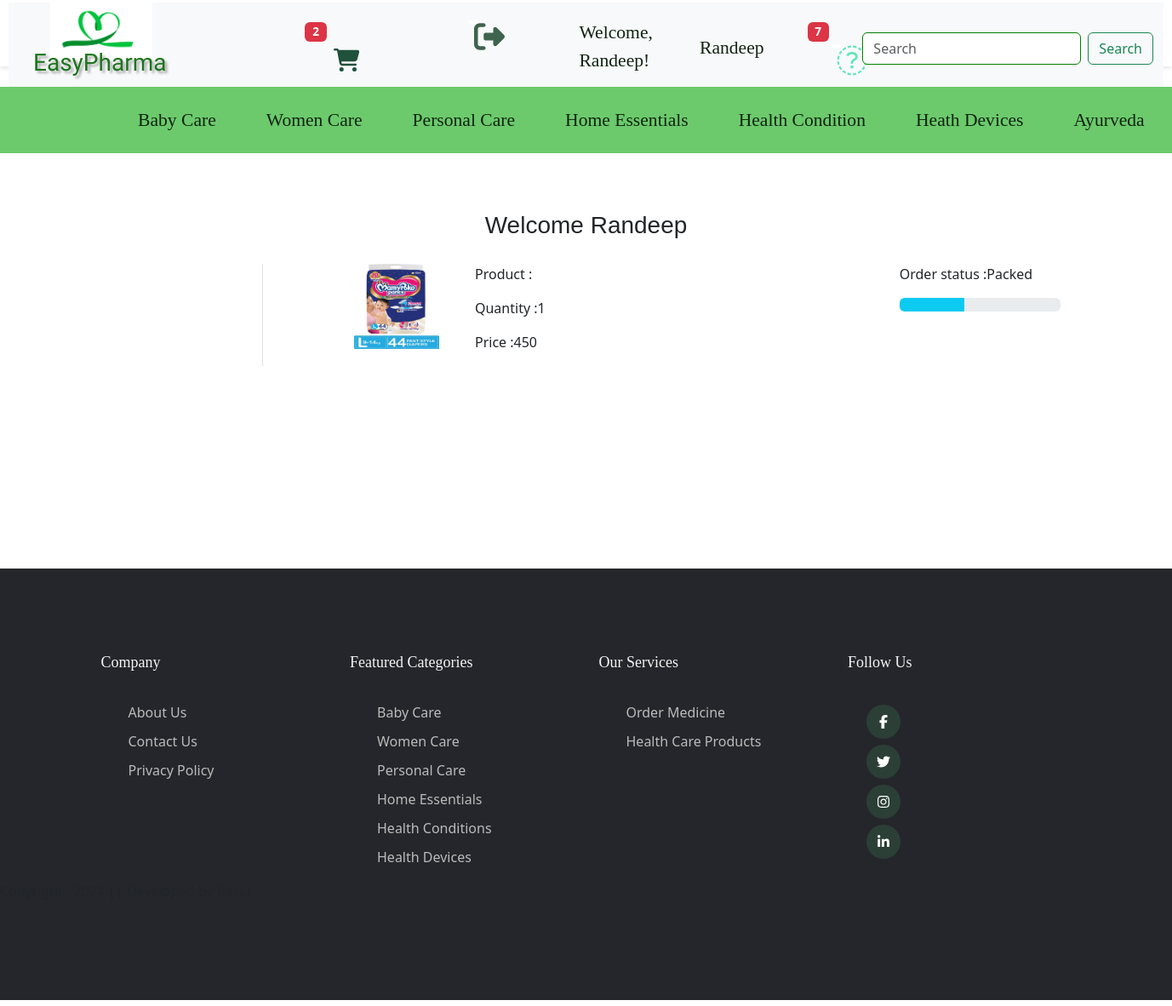
Screenshot of /orders/ (signed in) with the database file from the repository.
### app1/models.py (models this page shows, shortened)
class UserRegisterModel(AbstractUser):
    phone = models.CharField(max_length=13)
    usertype = models.CharField(max_length=10,null=True)

class OrderPlaced(models.Model):
    user=models.ForeignKey(UserRegisterModel,on_delete=models.CASCADE)
    Customer=models.ForeignKey(Customer,on_delete=models.CASCADE)
    product=models.ForeignKey(Products,on_delete=models.CASCADE)
    quantity=models.PositiveIntegerField(default=1)
    ordered_date=models.DateTimeField(auto_now_add=True)
    status=models.CharField(max_length=50,choices=STATUS_CHOICES,default='Pending')
    payment=models.ForeignKey(Payment,on_delete=models.CASCADE,default="")
    @property
    def total_cost(self):
        return self.quantity * self.product.selling_price

class Products(models.Model):
    product_name=models.CharField(max_length=100,unique=True)
    category=models.ForeignKey(Categories,on_delete=models.CASCADE)
    price=models.PositiveIntegerField()
    selling_price=models.PositiveIntegerField(null=True)
    image=models.ImageField(upload_to="image",null=True)
    brand=models.CharField(max_length=250,null=True)
    description=models.CharField(max_length=250,null=True)

### app1/views.py (the view)
# urls.py: path('orders/',views.orders,name='orders'),
def orders(request):
    totalitem=0
    wishitem=0
    if request.user.is_authenticated:
        totalitem=len(Cart.objects.filter(user=request.user))
        wishitem=len(Wishlist.objects.filter(user=request.user))
    order_placed=OrderPlaced.objects.filter(user=request.user)
    return render(request,'orders.html',locals())

### app1/templates/orders.html (shortened to what this page needs)
{% extends 'base2.html' %}
{% load static %}
{% block maincontent %}
<div class="container my-5">
    <div class="row">
    <h3>Welcome <span class="text-capitalize">{{request.user.first_name}}</span></h3>
        <div class="col-sm-2 border-end">
        </div>
        <div class="col-sm-9 offset-sm-1">
            {%for op in order_placed%}
            <div class="row">
                <div class="col-sm-2">
                    <img src="{{op.product.image.url}}" class="img_fluid" height="100" width="100"/>
                </div>
                <div class="col-sm-7">
                    <p>Product :{{op.product_name}}</p>
                    <p>Quantity :{{op.quantity}}</p>
                    <p>Price :{{op.total_cost}}</p>
                </div>
                <div class="col-sm-3">
                    <p>Order status :{{op.status}}</p>
                    {% if op.status == 'Packed'%}
                    <div class="progress">
                        <div class="progress-bar bg-info" role="progressbar" style="width: 40%" aria-valuenow="40" aria-valuemin="0" aria-valuemax="100"></div>
                    </div>
                    {%endif%}
                </div>
            </div>
            {%endfor%}
        </div>
    </div>
</div>
{% endblock maincontent %}

### app1/templates/base2.html (shortened to what this page needs)
{% load static %}
<!DOCTYPE html>
<html lang="en">
<head>
    <link rel="stylesheet" type="text/css" href="{% static 'css/style.css' %}">
    <link href="https://cdn.jsdelivr.net/npm/bootstrap@5.3.2/dist/css/bootstrap.min.css" rel="stylesheet"
>
</head>
<body>
  <div class="top">
    <nav class="navbar navbar-expand-lg navbar-dark bg-body-tertiary">
        <div class="container-fluid">
        <a class="navbar-brand" href="#">  <img src="{% static 'images/logo.png' %}" width="200" height="200" alt="EasyPharma Logo" class="logomedical">
            <h2 style=" font-family: Sofia, sans-serif;
            font-size: 28px;margin-top: -18px;color: rgb(30, 117, 30);
            text-shadow: 3px 3px 3px #ababab;padding-left: 17px;" >EasyPharma</h2></a>
        <div class="collapse navbar-collapse" id="navbarScroll">
          <ul class="navbar-nav me-auto my-2 my-lg-0 navbar-nav-scroll" style="--bs-scroll-height: 100px;">
          <div>
              <div class="row row-cols-8">
                  <div class="col">
          {%if not request.user.is_authenticated%}
          <li class="nav-item">
              <a class="nav-link" href="#"><button type="button" class="join" data-bs-toggle="modal" data-bs-target="#exampleModal" data-bs-whatever="@getbootstrap" style="background-color: white;">  <i class="fa-solid fa-user-plus fa-xl" style="color: #1f5120;"></i></button></a>
          </li>
          </div>
          <div class="col">
          </div>
          <div class="col">
          <li class="nav-item">
              <a class="nav-link" href="{% url 'loginpage' %}"> <button type="button" class="join1" data-bs-whatever="@getbootstrap" style="background-color: white;" > <i class="fa-solid fa-user fa-xl" style="color: #1f5120;"></i></button></a>
          </li>
          </div>
          <div class="col">
          {%else%}
          <li class="nav-item mx-2">
            <span class="badge bg-danger">{% if totalitem > 0 %} {{totalitem}}{%endif%}</span>
              <a class="nav-link" href="{% url 'showcart'%}"> <button type="button" class="join1" data-bs-whatever="@getbootstrap" style="background-color: white;" > <i class="fa-solid fa-cart-shopping fa-xl" style="color: #1f513b;"></i></button></a>
          </li>
          </div>
          <div class="col">
          <li class="nav-item">
              <a class="nav-link" href="{% url 'logout'%}"> <button type="button" class="join1" data-bs-whatever="@getbootstrap" style="background-color: white;" > <i class="fa-solid fa-right-from-bracket fa-2xl" style="color: #3f644d;"></i></button></a>
          </li>
          </div>
          <div class="col" style="color: rgb(16, 35, 16); font-weight: 500; font-style: normal;font-size: larger;font-family: Georgia;">
            <li class="nav-item">
              {% if request.user.is_authenticated %}
                  Welcome, {{ request.user.first_name }}!
              {% else %}
                  Welcome, guest!
              {% endif %}
            </li>
          </div>
            </div>
            </div>
              <div class="col" style="margin-top: 10px;">
                <li class="nav-item dropdown">
                  <a class="nav-link dropdown-toggle" style="color: rgb(16, 35, 16); font-weight: 500; font-style: normal;font-size: larger;font-family: Georgia;" href="#" role="button" data-bs-toggle="dropdown"
                      aria-expanded="false">
                      {{ request.user.first_name }}
                  </a>
              </li>
              </div>
              <li class="nav-item">
                <span class="badge bg-danger">{% if wishitem > 0 %} {{wishitem}}{%endif%}</span>
                  <a class="nav-link" href="{%url 'showwishlist'%}"> <button type="button" class="join1" data-bs-whatever="@getbootstrap" style="background-color: white;" > <i class="fa-sharp fa-solid fa-heart fa-2xl" style="color: #63E6BE;"></i></button></a>
              </li>
            </ul>
            {%endif%}
          <br>
            <form class="d-flex" role="search" action="/search">
            <input class="form-control me-2" style="border-color: green;" type="search" placeholder="Search" aria-label="Search">
            <button class="btn btn-outline-success" type="submit">Search</button>
            </form>
        </div>
        </div>
    </nav>
</div>
    <br>
    <nav class="navbar navbar-expand-lg" style="background-color: rgb(108, 202, 108);">
        <div class="collapse navbar-collapse" id="navbarSupportedContent">
            <ul class="navbar-nav me-auto mb-2 mb-lg-0">
                <li class="nav-item dropdown">
                    <a class="nav-link dropdown-toggle" style="color: rgb(16, 35, 16); font-weight: 500; font-style: normal;font-size: larger;font-family: Georgia;" href="#" role="button" data-bs-toggle="dropdown"
                        aria-expanded="false">
                        Baby Care
                    </a>
                </li>
                <li class="nav-item dropdown">
                    <a class="nav-link dropdown-toggle" style="font-family: Georgia;color: rgb(16, 35, 16); font-weight: 500; font-style: normal;font-size: larger;" href="#" role="button" data-bs-toggle="dropdown"
                        aria-expanded="false">
                        Women Care
                    </a>
                </li>
                <li class="nav-item dropdown">
                    <a class="nav-link dropdown-toggle" style="font-family: Georgia;color: rgb(16, 35, 16); font-weight: 500; font-style: normal;font-size: larger;" href="#" role="button" data-bs-toggle="dropdown"
                        aria-expanded="false">
                        Personal Care
                    </a>
                </li>
                <li class="nav-item dropdown">
                    <a class="nav-link dropdown-toggle" style="font-family: Georgia;color: rgb(16, 35, 16); font-weight: 500; font-style: normal;font-size: larger;" href="#" role="button" data-bs-toggle="dropdown"
                        aria-expanded="false">
                        Home Essentials
                    </a>
                </li>
                <li class="nav-item dropdown">
                    <a class="nav-link dropdown-toggle" style="font-family: Georgia;color: rgb(16, 35, 16); font-weight: 500; font-style: normal;font-size: larger;" href="#" role="button" data-bs-toggle="dropdown"
                        aria-expanded="false">
                        Health Condition
                    </a>
                </li>
                <li class="nav-item dropdown">
                  <a class="nav-link dropdown-toggle" style="font-family: Georgia;color: rgb(16, 35, 16); font-weight: 500; font-style: normal;font-size: larger;" href="#" role="button" data-bs-toggle="dropdown"
                      aria-expanded="false">
                      Heath Devices
                  </a>
              </li>
              <li class="nav-item dropdown">
                <a class="nav-link dropdown-toggle" style="font-family: Georgia;color: rgb(16, 35, 16); font-weight: 500; font-style: normal;font-size: larger;" href="#" role="button" data-bs-toggle="dropdown"
                    aria-expanded="false">
                    Ayurveda
                </a>
            </li>
            </ul>
        </div>
</nav>
{%block maincontent %}{%endblock maincontent%}
<div class="footr">
  <footer class="footer">
    <div class="container">
      <div class="row">
        <div class="footer-col">
          <h4>Company</h4>
          <ul>
            <li><a href="{% url 'about' %}">About us</a></li>
            <li><a href="{% url 'contact' %}">Contact us</a></li>
            <li><a href="#">privacy policy</a></li>
          </ul>
        </div>
        <div class="footer-col">
          <h4>Featured Categories</h4>
          <ul>
            <li><a href="#">Baby Care</a></li>
            <li><a href="#">Women Care</a></li>
            <li><a href="#">Personal Care</a></li>
            <li><a href="#">Home Essentials</a></li>
            <li><a href="#">Health Conditions</a></li>
          <li><a href="#">Health Devices</a></li>
          </ul>
        </div>
        <div class="footer-col">
          <h4>Our Services</h4>
          <ul>
            <li><a href="#">Order Medicine</a></li>
            <li><a href="#">Health Care Products</a></li>
          </ul>
        </div>
        <div class="footer-col">
          <h4>follow us</h4>
          <div class="social-links">
            <a href="#"><i class="fab fa-facebook-f"></i></a>
            <a href="#"><i class="fab fa-twitter"></i></a>
            <a href="#"><i class="fab fa-instagram"></i></a>
            <a href="#"><i class="fab fa-linkedin-in"></i></a>
          </div>
        </div>
      </div>
    </div>
    <p> Copyright : 2024 || Developed by Rithu</p>
 </footer>
</div>
</body>
</html>

### app1/static/css/style.css (style rules this page uses)
.top { margin-top: -7px; height: 85px; width: 100%; background-color: white; padding: 10px; box-shadow: 0px 2px 5px rgba(0, 0, 0, 0.1); }
.logomedical { margin-top: -21px; margin-left: 37px; display: flex; height: 80px; width: 120px; }
nav ul { margin-left: 125px; padding: 50x; font-size: large; }
nav ul li { margin-left: 15px; padding: 7px 14px; }
.navbar .dropdown-toggle::after { content: none; }
.join1 { width: 3px; height: 4px; background:white; border: none; margin-bottom: 10px; margin-left: 20px; margin-top: -9px; font-size: 18px; border-radius: 10px; cursor: pointer; transition: .4s ease; }
h3 { text-align: center; padding: 20px; font-family: sans-serif; }
.footr .container { max-width: 1170px; margin:auto; }
.footr .row { display: flex; flex-wrap: wrap; }
.footr ul { list-style: none; }
.footr .footer { background-color: #24262b; padding: 100px 0; }
.footr .footer-col { width: 25%; padding: 0 15px; }
.footr .footer-col h4 { font-family: 'Times New Roman', Times, serif; font-size: 18px; color: whitesmoke; text-transform: capitalize; margin-bottom: 35px; font-weight: 500; position: relative; }
.footr .footer-col h4::before { content: ''; position: absolute; left:0; bottom: -10px; height: 2px; box-sizing: border-box; width: 50px; }
.footr .footer-col ul li:not(:last-child) { margin-bottom: 10px; }
.footr .footer-col ul li a { font-size: 16px; text-transform: capitalize; color: #ffffff; text-decoration: none; font-weight: 300; color: #bbbbbb; display: block; transition: all 0.3s ease; }
.footr .footer-col .social-links a { display: inline-block; height: 40px; width: 40px; background-color: rgba(73, 167, 101, 0.2); margin:3px 73px 4px 22px; text-align: center; line-height: 40px; border-radius: 50%; color: #ffffff; transition: all 0.5s ease; }
.footr { border-top: 190px solid transparent; }
.container-fluid { margin-top: 100x; display: flex; flex-wrap: wrap; }

### rows the page displays
UserRegisterModel: user.first_name "Randeep"
OrderPlaced: product.image (picture), quantity "1", total_cost "450", status "Packed"

### other values shown
{{ totalitem }} "2"
{{ wishitem }} "7"
